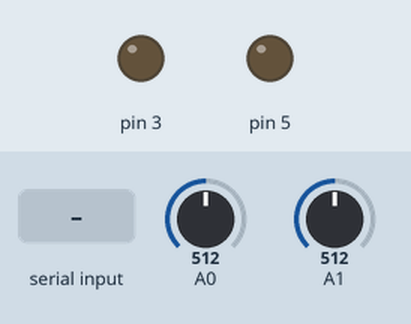
Simulated run of this sketch. Board: Arduino Uno, built with avr-gcc and run on an emulated ATmega328P. On the bench: output pins drawn as LEDs (lit = HIGH). Dashed ring = blinking. Inputs (shaded band) come from the test bench; at power-on: A0 = 512, A1 = 512. What the sketch prints to the serial monitor is not drawn.

Above: at 1.2 s.
1.3 s: "A" received over Serial
At 3.1 s:
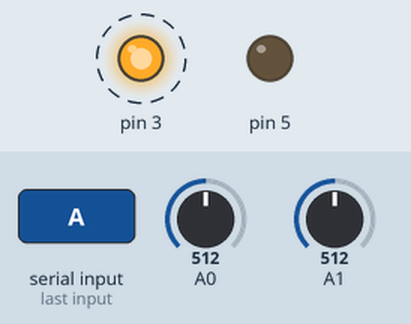
4.3 s: "C" received over Serial
At 8.9 s:
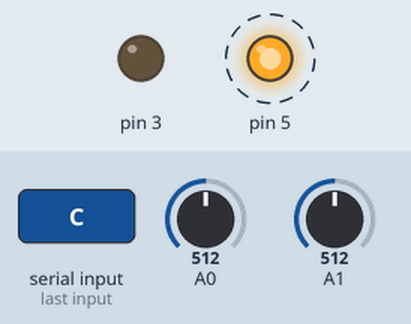
13.3 s: "B" received over Serial
At 13.62 s:
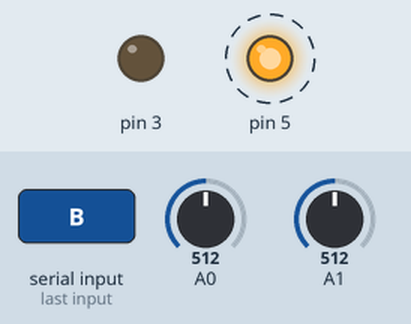
16.3 s: "D" received over Serial
At 16.3 s:
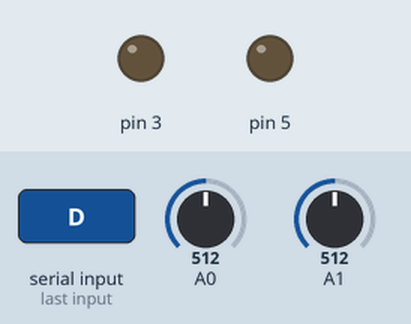
Timing chart, 0 to 18.8 s (numbered marks = the images above; inputs shaded):
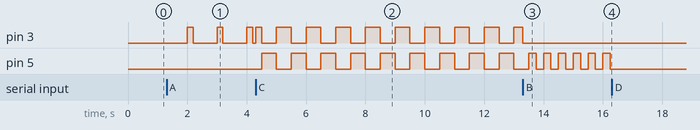

The sketch:

bts_2leds.ino
```cpp
unsigned long Time;
int EMG0, EMG1;
char sym;
boolean first, second;
void setup() {
  Serial.begin(115200);
  pinMode(3, OUTPUT);
  pinMode(5, OUTPUT);
  pinMode(A0, INPUT);
  pinMode(A1, INPUT);
}
void loop() {
  EMG0 = map(analogRead(A0), 0, 1023, 0, 255);
  EMG1 = map(analogRead(A1), 0, 1023, 0, 255);
  Serial.write("A0");
  Serial.write(EMG0);
  Serial.write("A1");
  Serial.write(EMG1);
  if (Serial.available()) {
    sym = Serial.read();
    if (sym == 'A') {
      first = 1;
    }
    if (sym == 'B') {
      first = 0;
      digitalWrite(3, 0);
    }
    if (sym == 'C') {
      second = 1;
    }
    if (sym == 'D') {
      second = 0;
      digitalWrite(5, 0);
    }
  }
  if (first and not(second)) {
    Time = millis() % 1000;
    if (Time < 200) {
      digitalWrite(3, 1);
    }
    else {
      digitalWrite(3, 0);
    }
  }
  if (second and not(first)) {
    Time = millis() % 500;
    if (Time < 250) {
      digitalWrite(5, 1);
    }
    else {
      digitalWrite(5, 0);
    }
  }
  if (first and second) {
    Time = millis() % 1000;
    if (Time < 500) {
      digitalWrite(3, 1);
      digitalWrite(5, 0);
    }
    else {
      digitalWrite(3, 0);
      digitalWrite(5, 1);
    }
  }
}
```

Measured:
- after the input at 1.3 s, pin 3: alternates HIGH for 0.20 s and LOW for 0.80 s, starting after 0.70 s
- after the input at 4.3 s, pin 5: alternates HIGH for 0.50 s and LOW for 0.50 s, starting after 0.20 s
- after the input at 13.3 s, pin 5: alternates HIGH for 0.25 s and LOW for 0.25 s, starting after 0.45 s
- after the input at 16.3 s, pin 5: stops changing and stays LOW
